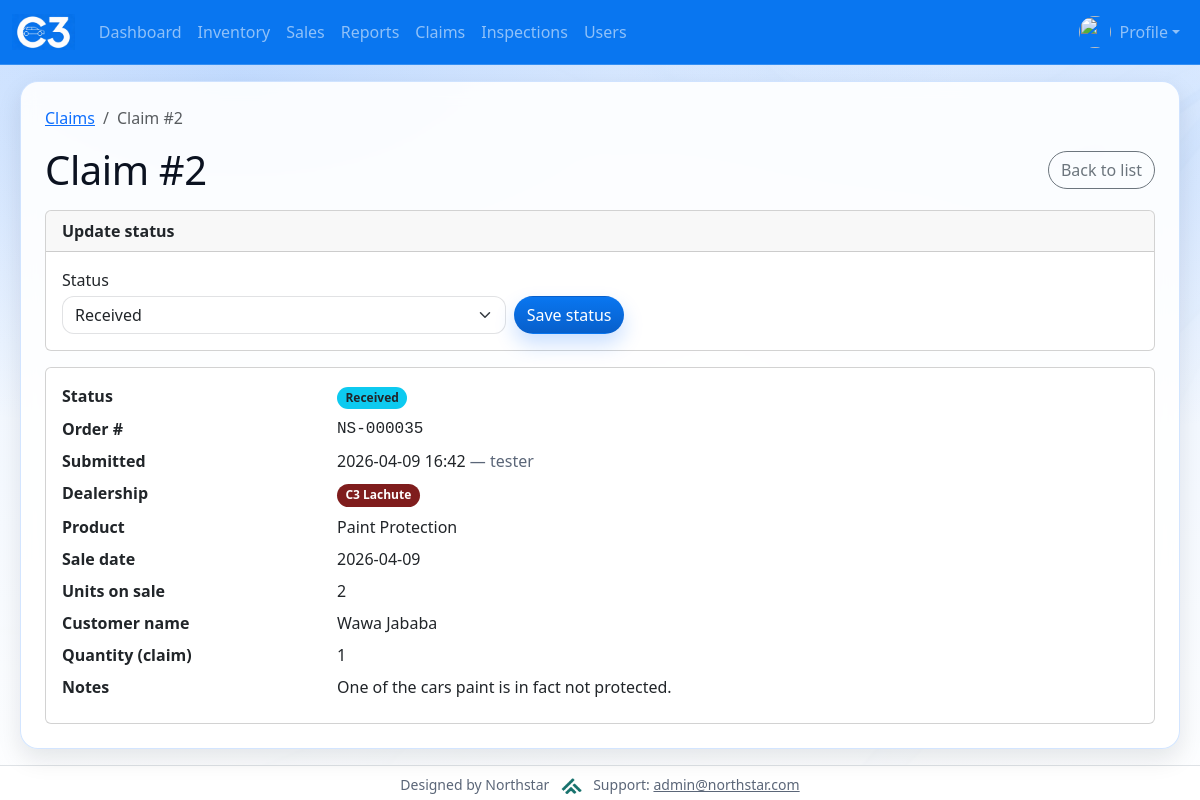
The page /home/claims/2/ (signed in) on the database as committed earlier.
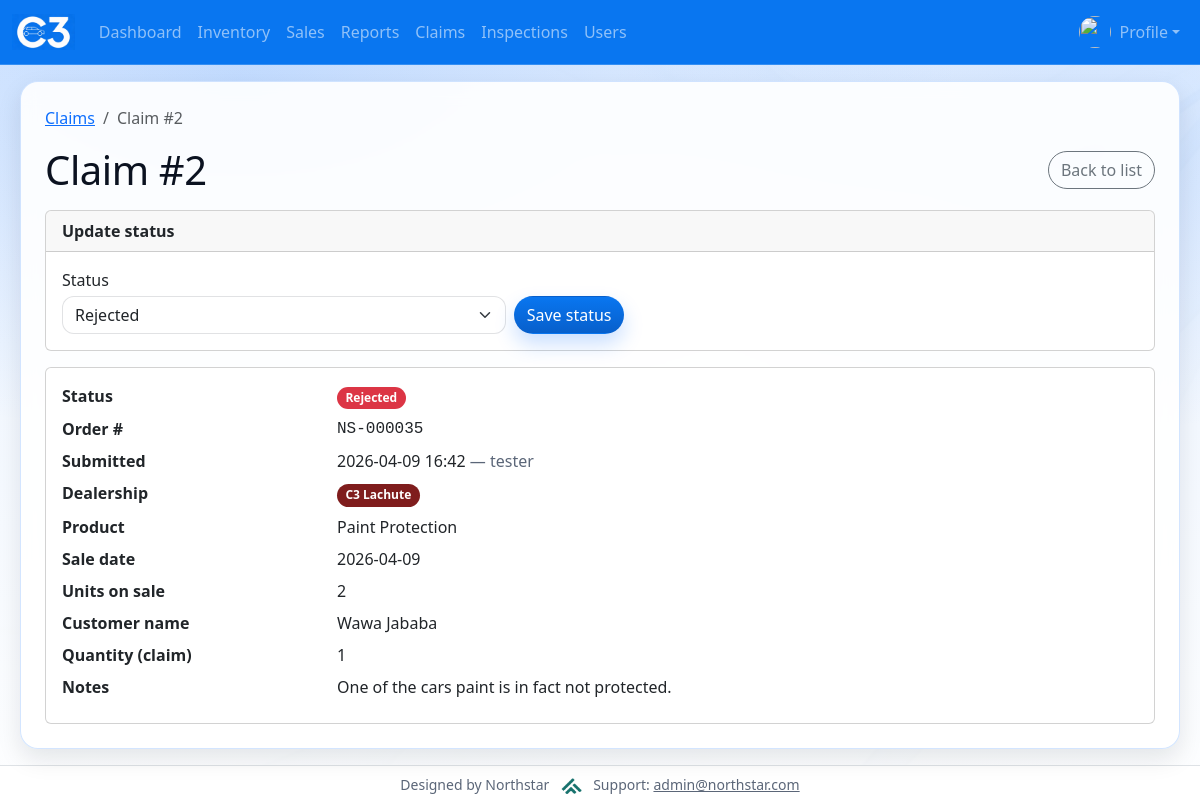
The same page on the database as committed later.
### Dashboard/views.py (the view)
# urls.py: path("claims/<int:claim_pk>/", views.claim_detail, name="claim_detail"),
def claim_detail(request, claim_pk):
    if not _can_access_claims(request.user):
        return HttpResponseForbidden("You don't have permission to view claims.")
    can_view_all = user_can_view_all_dealerships(request.user)
    home_dealership = getattr(request, "ns_dealership", None)
    if not can_view_all and not home_dealership:
        return HttpResponseForbidden("No dealership is assigned to your user.")
    qs = Claim.objects.select_related(
        "daily_sale",
        "daily_sale__dealership",
        "daily_sale__product",
        "submitted_by",
    )
    if not can_view_all and home_dealership:
        qs = qs.filter(daily_sale__dealership=home_dealership)
    claim = get_object_or_404(qs, pk=claim_pk)
    status_form = None
    if _can_change_claim_status(request.user):
        status_form = ClaimStatusForm(initial={"status": claim.status})
    return render(
        request,
        "Dashboard/claim_detail.html",
        {
            "claim": claim,
            "can_change_claim_status": _can_change_claim_status(request.user),
            "claim_status_form": status_form,
        },
    )

### Dashboard/forms.py
class ClaimStatusForm(forms.Form):
    status = forms.ChoiceField(
        label="Status",
        choices=Claim.STATUS_CHOICES,
        widget=forms.Select(attrs={"class": "form-select"}),
    )

### Dashboard/inventory_services.py (called while the page is built)
def user_home_dealership(user):
    if not user or not user.is_authenticated:
        return None
    try:
        from Profile.models import UserProfile
        prof = UserProfile.objects.select_related("dealership").filter(user=user).first()
        return prof.dealership if prof else None
    except Exception:
        return None

### Dashboard/models.py (called while the page is built, shortened)
    def resolved_badge_css_class(self) -> str:
        raw = (self.badge_css_class or "").strip()
        if raw.startswith("ns-badge-dealership-"):
            return raw

    def display_order_number(self) -> str:
        s = (self.order_number or "").strip()
        if s:
            return s
        return f"#{self.pk:04d}" if self.pk else "—"

### Dashboard/views.py (called while the page is built)
def _staff_or_superuser(user):
    if not user.is_authenticated:
        return False
    return bool(getattr(user, "is_staff", False) or getattr(user, "is_superuser", False))

### Dashboard/templates/Dashboard/claim_detail.html (shortened to what this page needs)
{% extends "Dashboard/base.html" %}
{% block content %}
<nav aria-label="breadcrumb" class="mb-3">
	<ol class="breadcrumb mb-0">
		<li class="breadcrumb-item"><a href="{% url ns_site_namespace|add:':claims' %}">Claims</a></li>
		<li class="breadcrumb-item active" aria-current="page">Claim #{{ claim.pk }}</li>
	</ol>
</nav>
<div class="d-flex align-items-center justify-content-between flex-wrap gap-2 mb-3">
	<h1 class="mb-0">Claim #{{ claim.pk }}</h1>
	<a href="{% url ns_site_namespace|add:':claims' %}" class="btn btn-outline-secondary">Back to list</a>
</div>
{% if can_change_claim_status and claim_status_form %}
<div class="card mb-3" id="update-claim-status">
	<div class="card-header fw-semibold">Update status</div>
	<div class="card-body">
		<form method="post" action="{% url ns_site_namespace|add:':claim_set_status' claim.pk %}" class="row g-2 align-items-end">
			<div class="col-md-6 col-lg-5">
				<label class="form-label mb-1" for="{{ claim_status_form.status.id_for_label }}">Status</label>
				{{ claim_status_form.status }}
			</div>
			<div class="col-auto">
				<button type="submit" class="btn btn-primary">Save status</button>
			</div>
		</form>
	</div>
</div>
{% endif %}
<div class="card">
	<div class="card-body">
		<dl class="row mb-0">
			<dt class="col-sm-3">Status</dt>
			<dd class="col-sm-9">
				{% if claim.status == "pending" %}
					<span class="badge bg-warning text-dark">Pending</span>
				{% elif claim.status == "approved" %}
					<span class="badge bg-success">Approved</span>
				{% elif claim.status == "rejected" %}
					<span class="badge bg-danger">Rejected</span>
				{% elif claim.status == "received" %}
					<span class="badge bg-info text-dark">Received</span>
				{% else %}
					<span class="badge bg-secondary">{{ claim.get_status_display }}</span>
				{% endif %}
			</dd>
			<dt class="col-sm-3">Order #</dt>
			<dd class="col-sm-9 font-monospace">{{ claim.daily_sale.display_order_number }}</dd>
			<dt class="col-sm-3">Submitted</dt>
			<dd class="col-sm-9">
				{{ claim.date_submitted|date:"Y-m-d H:i" }}
				{% if claim.submitted_by %}
					<span class="text-muted">— {{ claim.submitted_by.get_full_name|default:claim.submitted_by.username }}</span>
				{% endif %}
			</dd>
			<dt class="col-sm-3">Dealership</dt>
			<dd class="col-sm-9">
				<span class="badge rounded-pill text-bg-dark ns-dealership-badge {{ claim.daily_sale.dealership.resolved_badge_css_class }}">{{ claim.daily_sale.dealership.name }}</span>
			</dd>
			<dt class="col-sm-3">Product</dt>
			<dd class="col-sm-9">{{ claim.daily_sale.product.name }}</dd>
			<dt class="col-sm-3">Sale date</dt>
			<dd class="col-sm-9">{{ claim.daily_sale.date|date:"Y-m-d" }}</dd>
			<dt class="col-sm-3">Units on sale</dt>
			<dd class="col-sm-9">{{ claim.daily_sale.amount }}</dd>
			<dt class="col-sm-3">Customer name</dt>
			<dd class="col-sm-9">{{ claim.customer_name }}</dd>
			<dt class="col-sm-3">Quantity (claim)</dt>
			<dd class="col-sm-9">{{ claim.quantity }}</dd>
			<dt class="col-sm-3">Notes</dt>
			<dd class="col-sm-9">
				{% if claim.reason %}
					<span class="text-break">{{ claim.reason|linebreaksbr }}</span>
				{% else %}
					<span class="text-muted">—</span>
				{% endif %}
			</dd>
		</dl>
	</div>
</div>
{% endblock content %}

Rows that differ between the two databases and show on the page:
changed Claim "Wawa Jababa": status "received" → "rejected" (drawn)
Other text that changed with them:
form field status: "Received" → "Rejected"
text no longer shown: "Received"
text now shown: "Rejected"
